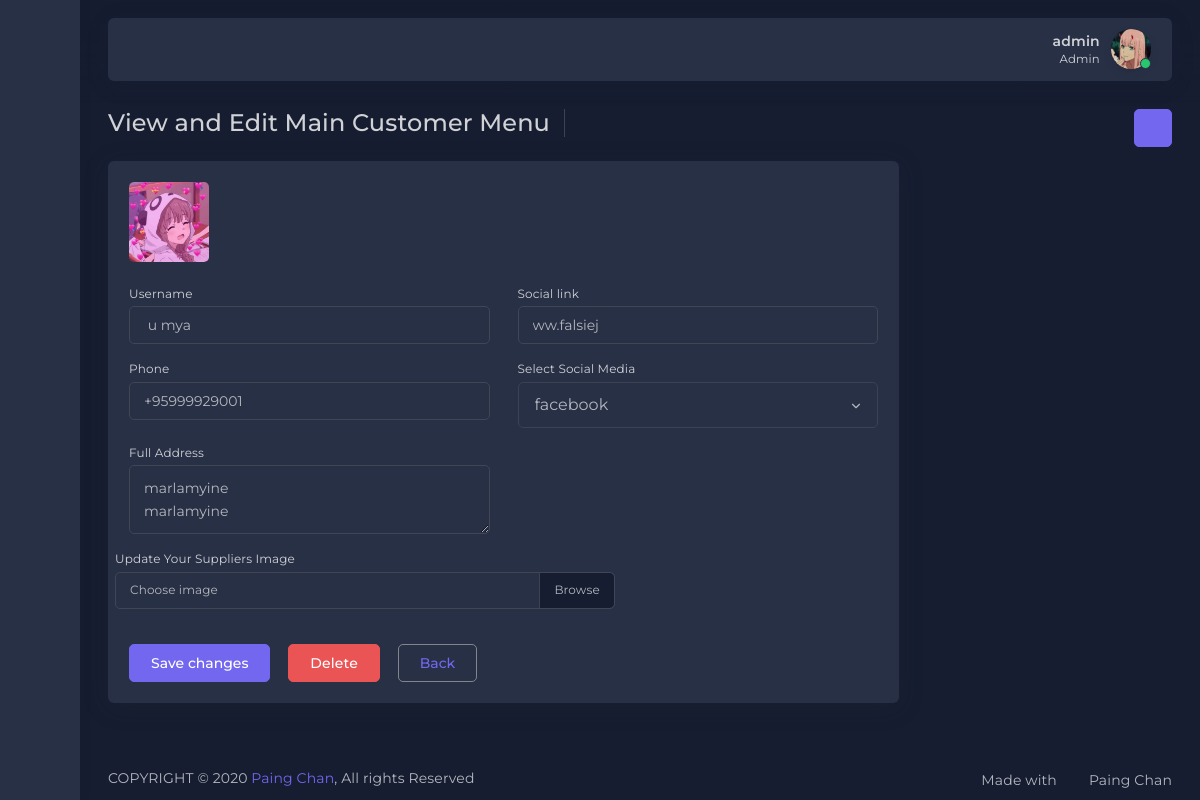
The app's page /admin/view_main_customer.php?id=6 (signed in) with its own data.
### tables this page shows
CREATE TABLE `main_customer` (
  `id` int(100) NOT NULL,
  `name` varchar(255) NOT NULL,
  `phone` varchar(255) NOT NULL,
  `image` varchar(255) NOT NULL,
  `address` varchar(255) NOT NULL,
  `social_media` varchar(255) NOT NULL,
  `social_link` varchar(255) NOT NULL
);

### admin/function/functions.php (called while the page is built, shortened)
<?php
    function safe_value($con,$value)
    {
        return mysqli_real_escape_string($con,$value);
    }
function view_social_media()
{
    global $con;
    $sql = "SELECT * FROM social";
    return mysqli_query($con,$sql);
}
function view_main_customer_record()
{
    global $con;
    if(isset($_GET['id']))
    {
        $edit_id = safe_value($con,$_GET['id']);
        $sql = "SELECT * FROM main_customer where id='$edit_id'";
        $res = mysqli_query($con , $sql);
        return  $res;
    }
}
?>

### admin/view_main_customer.php (the view, shortened to what this page needs)
 <?php require_once 'inc/header.php'; ?>
<?php
require_once 'inc/nav.php';
$social = view_social_media();
$edit_customer =view_main_customer_record();
     while($row=mysqli_fetch_assoc($edit_customer))
     {
         $cus_id = $row['id'];
         $cus_name = $row['name'];
         $cus_phone = $row['phone'];
         $img = $row['image'];
         $cus_address = $row['address'];
         $social_media = $row['social_media'];
         $social_link = $row['social_link'];
     }
?>
    <div class="app-content content ">
        <div class="content-wrapper">
            <div class="content-header row">
                <div class="content-header-left col-md-9 col-12 mb-2">
                    <div class="row breadcrumbs-top">
                        <div class="col-12">
                            <h2 class="content-header-title float-left mb-0">View and Edit Main Customer Menu</h2>
                        </div>
                    </div>
                </div>
                <div class="content-header-right text-md-right col-md-3 col-12 d-md-block d-none">
                    <div class="form-group breadcrumb-right">
                        <div class="dropdown">
                            <button class="btn-icon btn btn-primary btn-round btn-sm dropdown-toggle" type="button" data-toggle="dropdown" aria-haspopup="true" aria-expanded="false"><i data-feather="grid"></i></button>
                        </div>
                    </div>
                </div>
            </div>
            <div class="content-body">
 <section id="page-account-settings">
                    <div class="row">
                        <div class="col-md-9">
                            <div class="card">
                                <div class="card-body">
                                    <div class="tab-content">
                                        <div role="tabpanel" class="tab-pane active" id="account-vertical-general" aria-labelledby="account-pill-general" aria-expanded="true">
                                            <div class="media">
                                                <a href="javascript:void(0);" class="mr-25">
                                                    <img src="img/maincustomer/<?php echo $img ?>" id="account-upload-img" class="rounded mr-50" alt="profile image" height="80" width="80" />
                                                </a>
                                            </div>
                                            <form class="validate-form mt-2" method="post" novalidate="novalidate"  enctype="multipart/form-data" >
                                                <div class="row">
                                                    <div class="col-12 col-sm-6">
                                                        <div class="form-group">
                                                            <label for="account-username">Username</label>
                                                            <input type="text" class="form-control"  name="name" placeholder="Username" value="<?php echo $cus_name ?>" />
                                                        </div>
                                                    </div>
                                                    <div class="col-12 col-sm-6">
                                                        <div class="form-group">
                                                            <label for="account-name">Social link</label>
                                                            <input type="text" class="form-control"  name="social_link" placeholder="Name" value="<?php echo $social_link ?>" />
                                                        </div>
                                                    </div>
                                                    <div class="col-12 col-sm-6">
                                                        <div class="form-group">
                                                            <label for="account-e-mail">Phone</label>
                                                            <input type="tel" class="form-control"  name="phone" placeholder="Phone" value="<?php echo $cus_phone ?>" />
                                                        </div>
                                                    </div>
                                                    <div class="col-md-6 mb-1">
                                            <label>Select Social Media</label>
                                            <select class="select2 form-control form-control-lg" name="social_media">
                                            <?php
while($row =mysqli_fetch_assoc($social))
{
    if($social_media==$row['id'])
    {
    ?>
         <option selected value="<?php echo $row['id'] ?>" ><?php echo $row['social_media'] ?></option>
    <?php
    }
    else
    {
        ?>
        <option  value="<?php echo $row['id'] ?>" ><?php echo $row['social_media'] ?></option>
    <?php
    }
}
?>
                                            </select>
                                        </div>
                                                    <div class="col-12 col-sm-6">
                                                        <div class="form-group">
                                                            <label for="account-company">Full Address</label>
                                                            <textarea type="text" class="form-control"  name="address" placeholder="Company name" ><?php echo $cus_address ?></textarea>
                                                        </div>
                                                    </div>
                                                    <div class="form-group">
                                            <label for="customFile1">Update Your Suppliers Image</label>
                                            <div class="custom-file">
                                                <label class="custom-file-label" for="customFile1">Choose image</label>
                                            </div>
                                        </div>
                                                    <div class="col-12">
                                                        <button  name="main_cus_btn_edit" class="btn btn-primary mt-2 mr-1">Save changes</button>
                                                        <a class="btn btn-danger mt-2 mr-1" href="del_main_customer.php?id=<?php echo $cus_id ?>">Delete</a>
                                                        <button  class="btn btn-outline-secondary mt-2"><a href="main_customer_list.php">Back</a></button>
                                                    </div>
                                                </div>
                                            </form>
                                        </div>
                    </div>
                </section>
 </div>
        </div>
    </div>
    <?php require_once 'inc/footer.php'; ?>

### admin/app-assets/css/core/menu/menu-types/vertical-menu.css (style rules this page uses)
.vertical-layout.vertical-menu-modern.menu-collapsed .app-content, .vertical-layout.vertical-menu-modern.menu-collapsed .footer { margin-left : 80px; }

### records on screen
main_customer: image (picture), name "u mya", social_link "ww.falsiej", phone "+95999929001", address "marlamyine marlamyine"

### other values on screen
$_SESSION['admin_name'] "admin"
form field social_media "facebook"
